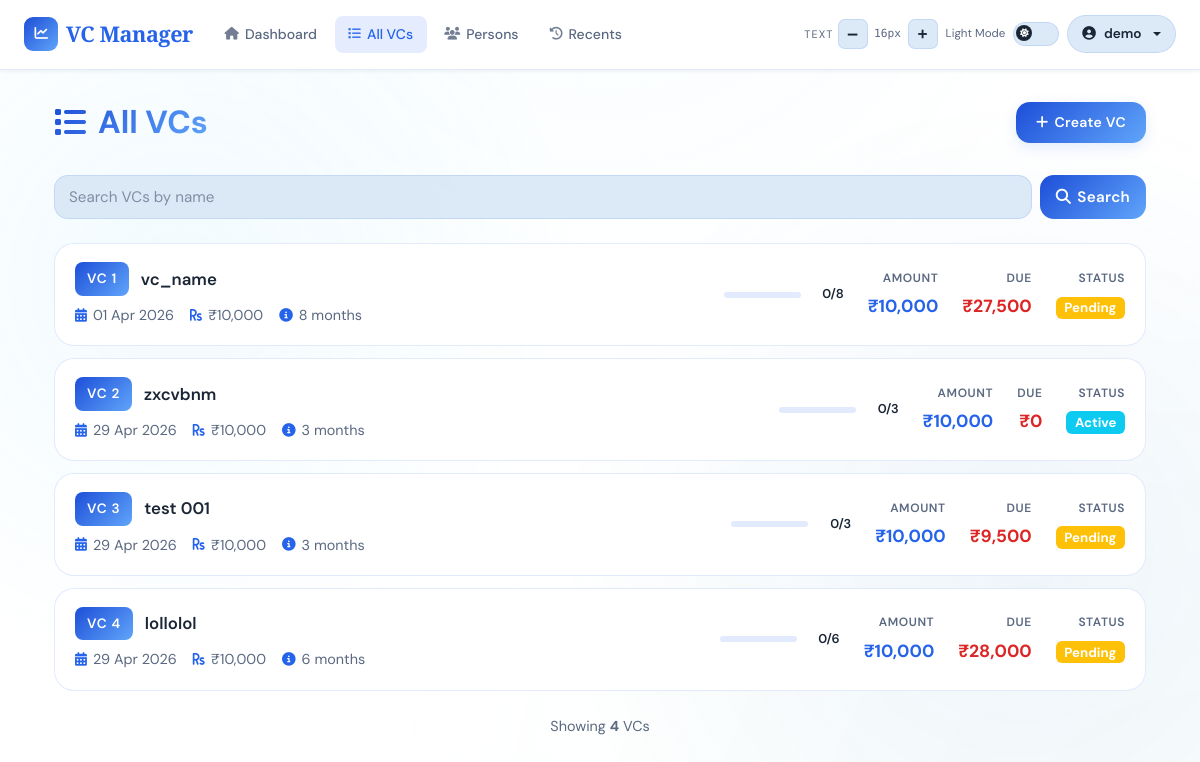
Screenshot of /vc/ (signed in) with the database file from the repository.
### app/models/user.py (models this page shows, shortened)
class User(UserMixin, db.Model):
    __tablename__ = 'users'
    id = db.Column(db.Integer, primary_key=True)
    email = db.Column(db.String(120), unique=True, nullable=False, index=True)
    name = db.Column(db.String(120), nullable=False)
    password_hash = db.Column(db.String(255), nullable=True)  # Nullable for OAuth-only users
    google_id = db.Column(db.String(255), unique=True, nullable=True)  # For OAuth users
    created_at = db.Column(db.DateTime, default=datetime.utcnow)
    last_login = db.Column(db.DateTime, nullable=True)
    vcs = db.relationship('VC', backref='user', lazy=True, cascade='all, delete-orphan')
    persons = db.relationship('Person', backref='user', lazy=True, cascade='all, delete-orphan')

### app/models/vc.py (models this page shows, shortened)
class VC(db.Model):
    __tablename__ = 'vcs'
    id           = db.Column(db.Integer, primary_key=True)
    user_id      = db.Column(db.Integer, db.ForeignKey('users.id'), nullable=False, index=True)
    vc_number    = db.Column(db.Integer, unique=True, nullable=False)
    name         = db.Column(db.String(100), nullable=False)
    start_date   = db.Column(db.DateTime, nullable=False, default=lambda: datetime.now(timezone.utc))
    amount       = db.Column(db.Float, nullable=False)
    tenure       = db.Column(db.Integer, nullable=False)
    current_hand = db.Column(db.Integer, default=1)
    narration    = db.Column(db.Text)
    status       = db.Column(db.Enum(PaymentStatus, native_enum=False), default=PaymentStatus.PENDING)
    min_interest = db.Column(db.Float, nullable=False, default=0.0)
    created_at   = db.Column(db.DateTime, default=lambda: datetime.now(timezone.utc))
    updated_at   = db.Column(db.DateTime, default=lambda: datetime.now(timezone.utc),
                             onupdate=lambda: datetime.now(timezone.utc))
    is_deleted   = db.Column(db.Boolean, nullable=False, default=False)
    hands          = db.relationship('VCHand',      backref='vc', lazy=True, cascade='all, delete-orphan')
    payments       = db.relationship('Payment',     backref='vc', lazy=True, cascade='all, delete-orphan')
    ledger_entries = db.relationship('LedgerEntry', back_populates='vc', lazy=True)
    members        = db.relationship('Person', secondary=vc_members, backref='vcs')
    @property
    def total_slots(self):
        result = db.session.execute(
            db.select(db.func.sum(vc_members.c.slots))
            .where(vc_members.c.vc_id == self.id)
        ).scalar()
        return int(result or 0)
    @property
    def total_due_per_vc(self):
        return sum(c.amount for h in self.hands for c in h.contributions if not c.paid)
    @property
    def completed_hand_obj(self):
        return (self.current_hand - 1) if self.current_hand <= self.tenure else self.tenure

### app/models/contribution.py (models this page shows)
class Contribution(db.Model):
    __tablename__ = 'contributions'
    id = db.Column(db.Integer, primary_key=True)
    hand_id = db.Column(db.Integer, db.ForeignKey('vc_hands.id'), nullable=False, index=True)
    person_id = db.Column(db.Integer, db.ForeignKey('persons.id'), nullable=True, index=True)
    amount = db.Column(db.Float, nullable=False)
    date = db.Column(db.DateTime, default=datetime.utcnow)
    paid = db.Column(db.Boolean, default=False)  # True when this contribution/payment has been made
    person = db.relationship('Person', backref='contributions')

### app/routes/vc.py (the view)
@vc_bp.route('/')
@login_required
def vcs_list():
    vcs = VC.query.filter_by(user_id=current_user.id, is_deleted=False).order_by(VC.vc_number).all()
    total_due = sum(c.amount for vc in vcs for hand in vc.hands for c in hand.contributions if not c.paid)
    total_vcs = len(vcs)
    total_members = sum(vc.total_slots for vc in vcs) if vcs else 0
    return render_template('vc/list.html', vcs=vcs, total_due=total_due, total_members=total_members, total_vcs=total_vcs)

### templates/vc/list.html (shortened to what this page needs)
{% extends "base.html" %}
{% block content %}
<div class="container-fluid">
    <div class="page-header">
        <h1 class="page-title">
            <i class="fas fa-list"></i>All VCs
        </h1>
        <button class="btn btn-primary" onclick="location.href='{{ url_for('vc.create_vc') }}'">
            <i class="fas fa-plus"></i>Create VC
        </button>
    </div>
    <div class="control-bar">
        <div class="search-box">
            <input
                id="vc-search-input"
                type="search"
                class="form-control"
                placeholder="Search VCs by name">
            <button id="vc-search-btn" class="btn" type="button">
                <i class="fas fa-search"></i>Search
            </button>
        </div>
    </div>
    <div class="vc-list">
        {% if vcs %}
            {% for vc in vcs %}
            {% set completion_ratio = (vc.completed_hand_obj / vc.tenure) if vc.tenure else 0 %}
            <div class="vc-item {{ 'completed' if completion_ratio == 1 else '' }}"
                onclick="location.href='{{ url_for('vc.view_vc', id=vc.id) }}'">
                <div class="vc-item-main">
                    <div class="vc-item-header">
                        <span class="vc-badge">VC {{loop.index}}</span>
                        <span class="vc-name">{{ vc.name }}</span>
                    </div>
                    <div class="vc-meta">
                        <div class="vc-meta-item">
                            <i class="fas fa-calendar-alt"></i>
                            <span>{{ vc.start_date.strftime('%d %b %Y') }}</span>
                        </div>
                        <div class="vc-meta-item">
                            <i class="fas fa-rupee-sign"></i>
                            <span>₹{{ "%.0f"|format(vc.amount)|indian_comma }}</span>
                        </div>
                        <div class="vc-meta-item">
                            <i class="fas fa-info-circle"></i>
                            <span>{{ vc.tenure }} months</span>
                        </div>
                    </div>
                </div>
                <div class="vc-item-stats">
                    <div class="vc-progress">
                        <div class="progress-bar-custom">
                        </div>
                        <div class="progress-text">{{ vc.completed_hand_obj }}/{{ vc.tenure }}</div>
                    </div>
                    <div class="vc-stat">
                        <div class="vc-stat-label">Amount</div>
                        <div class="vc-stat-value amount">₹{{ "%.0f"|format(vc.amount)|indian_comma }}</div>
                    </div>
                    <div class="vc-stat">
                        <div class="vc-stat-label">Due</div>
                        <div class="vc-stat-value due">₹{{ "%.0f"|format(vc.total_due_per_vc)|indian_comma }}</div>
                    </div>
                    <div class="vc-stat">
                        <div class="vc-stat-label">Status</div>
                        <div class="vc-stat-value">
                            {% if completion_ratio == 1 %}
                                <span class="badge bg-success">Done</span>
                            {% elif vc.total_due_per_vc > 0 %}
                                <span class="badge bg-warning">Pending</span>
                            {% else %}
                                <span class="badge bg-info">Active</span>
                            {% endif %}
                        </div>
                    </div>
                </div>
            </div>
            {% endfor %}
        {% endif %}
    </div>
    {% if vcs %}
    <div style="margin-top: 24px; text-align: center; color: var(--text-muted); font-size: 0.9rem;">
        Showing <strong>{{ vcs|length }}</strong> VC{{ 's' if vcs|length != 1 else '' }}
    </div>
    {% endif %}
</div>
{% endblock %}

### templates/base.html (shortened to what this page needs)
<!DOCTYPE html>
<html lang="en" data-theme="light">
<head>
    <link href="https://cdnjs.cloudflare.com/ajax/libs/font-awesome/6.5.0/css/all.min.css" rel="stylesheet">
    <link href="https://cdn.jsdelivr.net/npm/bootstrap@5.3.0/dist/css/bootstrap.min.css" rel="stylesheet">
    <link rel="stylesheet" href="https://cdn.jsdelivr.net/npm/swiper@11/swiper-bundle.min.css" />
</head>
<body>
<nav class="navbar navbar-expand-lg" role="navigation" aria-label="Main navigation">
    <div class="container-fluid px-4">
        <a class="navbar-brand" href="{{ url_for('dashboard.index') }}">
            <div class="brand-icon" aria-hidden="true"><i class="fas fa-chart-line"></i></div>
            VC Manager
        </a>
        <div class="collapse navbar-collapse" id="navbarNav">
            {% if current_user.is_authenticated %}
            <ul class="navbar-nav me-auto d-none d-md-flex">
                <li class="nav-item"><a class="nav-link" href="{{ url_for('dashboard.index') }}"><i class="fas fa-home"></i>Dashboard</a></li>
                <li class="nav-item"><a class="nav-link" href="{{ url_for('vc.vcs_list') }}"><i class="fas fa-list"></i>All VCs</a></li>
                <li class="nav-item"><a class="nav-link" href="{{ url_for('person.persons') }}"><i class="fas fa-users"></i>Persons</a></li>
                <li class="nav-item"><a class="nav-link" href="{{ url_for('transactions.recent_transactions') }}"><i class="fas fa-history"></i>Recents</a></li>
            </ul>
            {% endif %}
            <div class="d-flex align-items-center ms-auto gap-2 mt-2 mt-lg-0">
                <div class="d-flex align-items-center gap-1" role="toolbar" aria-label="Font size">
                    <span class="a11y-label d-none d-xl-inline">Text</span>
                    <button class="fs-btn" id="fsDecrease" aria-label="Decrease font size">–</button>
                    <span class="fs-display" id="fsDisplay" aria-live="polite">16px</span>
                    <button class="fs-btn" id="fsIncrease" aria-label="Increase font size">+</button>
                </div>
                <div class="d-flex align-items-center gap-2" aria-label="Theme">
                    <span class="toggle-label-text d-none d-xl-inline" id="themeLabel">Dark</span>
                    <label class="toggle-switch" aria-label="Toggle light/dark mode">
                        <div class="toggle-track"></div>
                        <div class="toggle-thumb"><i class="fas fa-moon" id="toggleIcon"></i></div>
                    </label>
                </div>
                {% if current_user.is_authenticated %}
                <div class="dropdown">
                    <button class="user-btn dropdown-toggle" type="button" data-bs-toggle="dropdown" aria-expanded="false">
                        <i class="fas fa-user-circle"></i>
                        <span class="d-none d-sm-inline">{{ current_user.name }}</span>
                    </button>
                </div>
                {% endif %}
            </div>
        </div>
    </div>
</nav>
<main class="main-content" role="main">
    <div class="container">
        {% block content %}{% endblock %}
    </div>
</main>
</body>
</html>

### templates/vc/list.html (style rules this page uses)
html { font-size: var(--fs-base); }
body { font-size: var(--fs-base); }
.page-header { display: flex; justify-content: space-between; align-items: center; gap: 12px; margin-bottom: 32px; flex-wrap: nowrap; }
.page-title { font-size: 2rem; font-weight: 700; background: var(--grad-header); -webkit-background-clip: text; -webkit-text-fill-color: transparent; margin: 0; display: flex; align-items: center; gap: 12px; white-space: nowrap; flex-shrink: 0; }
.page-title i { color: var(--accent); flex-shrink: 0; }
.control-bar { display: flex; gap: 12px; flex-wrap: wrap; margin-bottom: 24px; align-items: center; }
.search-box { display: flex; gap: 8px; flex: 1; min-width: 240px; }
.search-box .form-control { background: var(--surface2); color: var(--text); border: 1.5px solid var(--border); border-radius: var(--radius-md); padding: 10px 14px; font-size: 0.95rem; flex: 1; }
.search-box .form-control::placeholder { color: var(--text-muted); }
.search-box .btn { background: var(--grad-header); color: #fff; border: none; padding: 10px 16px; border-radius: var(--radius-md); cursor: pointer; transition: all 0.28s cubic-bezier(.4,0,.2,1); font-weight: 600; display: flex; align-items: center; justify-content: center; gap: 6px; font-size: 0.95rem; }
.vc-list { display: flex; flex-direction: column; gap: 12px; }
.vc-item { background: var(--surface); border: 1.5px solid var(--border); border-radius: var(--radius-lg); padding: 18px 20px; transition: all 0.28s cubic-bezier(.4,0,.2,1); cursor: pointer; display: flex; align-items: center; justify-content: space-between; gap: 20px; }
.vc-item-main { flex: 1; min-width: 0; }
.vc-item-header { display: flex; align-items: center; gap: 12px; margin-bottom: 8px; }
.vc-badge { background: var(--grad-header); color: #fff; padding: 6px 12px; border-radius: var(--radius-sm); font-weight: 600; font-size: 0.85rem; text-transform: uppercase; letter-spacing: 0.05em; min-width: 50px; text-align: center; }
.vc-name { font-size: 1.05rem; font-weight: 600; color: var(--text); }
.vc-meta { display: flex; gap: 16px; margin-top: 8px; flex-wrap: wrap; font-size: 0.9rem; color: var(--text-muted); }
.vc-meta-item { display: flex; align-items: center; gap: 6px; }
.vc-meta-item i { color: var(--accent); font-size: 0.85rem; }
.vc-item-stats { display: flex; gap: 24px; align-items: center; min-width: fit-content; }
.vc-stat { text-align: right; }
.vc-stat-label { font-size: 0.75rem; font-weight: 600; color: var(--text-muted); text-transform: uppercase; letter-spacing: 0.05em; margin-bottom: 4px; }
.vc-stat-value { font-size: 1.1rem; font-weight: 700; color: var(--text); }
.vc-stat-value.amount { color: var(--accent); }
.vc-stat-value.due { color: var(--danger); }
.vc-progress { display: flex; align-items: center; gap: 8px; min-width: 120px; }
.progress-bar-custom { flex: 1; height: 6px; background: var(--border); border-radius: 3px; overflow: hidden; }
.progress-text { font-size: 0.8rem; font-weight: 600; color: var(--text); min-width: 35px; text-align: right; }

### rows the page displays
User: name "demo"
VC: name "vc_name", start_date "01 Apr 2026", amount "10,000", tenure "8", completed_hand_obj "0", shows "Pending"
Contribution: paid+amount "27,500"
VC: name "zxcvbnm", start_date "29 Apr 2026", amount "10,000", tenure "3", completed_hand_obj "0", is_deleted "0", shows "Active"
VC: name "test 001", start_date "29 Apr 2026", amount "10,000", tenure "3", completed_hand_obj "0", shows "Pending"
Contribution: paid+amount "9,500"
VC: name "lollolol", start_date "29 Apr 2026", amount "10,000", tenure "6", completed_hand_obj "0", shows "Pending"
Contribution: paid+amount "28,000"

### other values shown
{{ vcs|length }} "4"
{{ 's' if vcs|length != 1 else '' }} "s"
